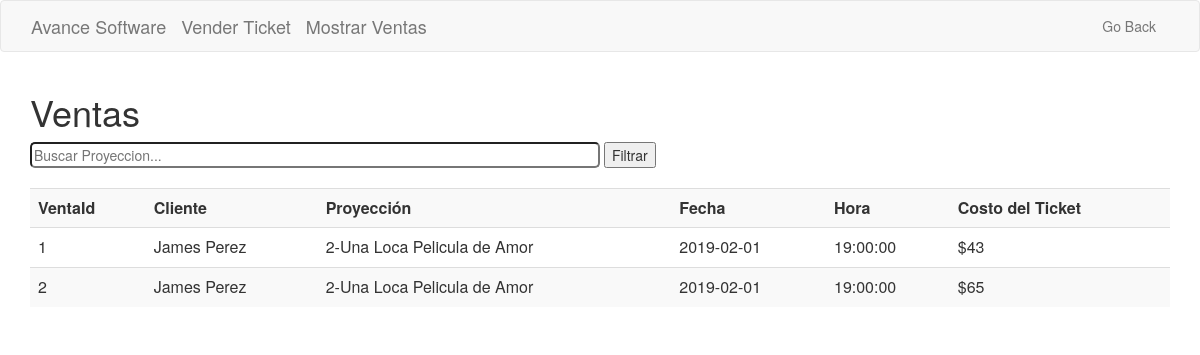
The app's page /frontend/sales_list.php with its own data.
### tables this page shows
CREATE TABLE `viewing` (
  `ViewingID` int(11) NOT NULL AUTO_INCREMENT,
  `CustomerID` int(11) NOT NULL,
  `ShowingID` int(11) NOT NULL,
  `Rating` int(11) NOT NULL,
  `TicketCost` int(11) NOT NULL,
  PRIMARY KEY (`ViewingID`),
  KEY `ShowingID` (`ShowingID`),
  KEY `viewing_ibfk_1` (`CustomerID`),
  CONSTRAINT `viewing_ibfk_1` FOREIGN KEY (`CustomerID`) REFERENCES `customer` (`CustomerID`),
  CONSTRAINT `viewing_ibfk_2` FOREIGN KEY (`ShowingID`) REFERENCES `showing` (`ShowingID`)
);

CREATE TABLE `customer` (
  `CustomerID` int(11) NOT NULL AUTO_INCREMENT,
  `FName` varchar(30) NOT NULL,
  `LName` varchar(30) NOT NULL,
  `Gender` varchar(255) NOT NULL,
  `Email` varchar(255) NOT NULL,
  PRIMARY KEY (`CustomerID`)
);

CREATE TABLE `showing` (
  `ShowingID` int(11) NOT NULL AUTO_INCREMENT,
  `RoomNumber` int(11) NOT NULL,
  `MovieID` int(11) NOT NULL,
  `Date` date DEFAULT NULL,
  `Time` time DEFAULT NULL,
  PRIMARY KEY (`ShowingID`),
  KEY `MovieID` (`MovieID`),
  KEY `RoomNumber` (`RoomNumber`),
  CONSTRAINT `showing_ibfk_1` FOREIGN KEY (`MovieID`) REFERENCES `movie` (`MovieID`),
  CONSTRAINT `showing_ibfk_2` FOREIGN KEY (`RoomNumber`) REFERENCES `theatre` (`RoomNumber`)
);

CREATE TABLE `movie` (
  `MovieID` int(11) NOT NULL AUTO_INCREMENT,
  `MovieName` varchar(50) NOT NULL,
  `ReleaseYear` int(11) NOT NULL,
  PRIMARY KEY (`MovieID`)
);

### frontend/sales_list.php (the view, shortened to what this page needs)
<?php include 'template/header.php' ?>
<h1>Ventas</h1>
<?php
	if(isset($_POST['search'])){
		if(isset($_POST['myInput'])){
		$valueToSearch=$_POST['myInput'];
		$query="select movieId from movie where movieName LIKE '%".$valueToSearch."%'";
		$resul=$mysqli->query($query);
		while($ros = mysqli_fetch_array($resul,MYSQLI_ASSOC)){
			$rel=$ros['movieId'];
		}
		$qry="select * from showing where movieid=".$rel;
		$search_result=filterTable($mysqli,$qry);
	}else{
		$qry="Select * from viewing";
		$search_result=filterTable($mysqli,$qry);
	}
	}else{
		$qry="Select * from viewing";
		$search_result=filterTable($mysqli,$qry);
	}
	function filterTable($mysqli,$qry){
		$filter_result = $mysqli->query($qry);
		return $filter_result;
	}
?>
<form action="" method="post">
	<input type="text" style="width: 50%;border-radius: 5px;" name="myInput" name="valueToSearch" placeholder="Buscar Proyeccion..." title="Buscar Proyeccion">
	<input type="submit" name="search" value="Filtrar">
	<br><br>
	<table class="table table-striped">
	    <tr>
	        <th>VentaId</th>
	        <th>Cliente</th>
	        <th>Proyección</th>
	        <th>Fecha</th>
	        <th>Hora</th>
	        <th>Costo del Ticket</th>
	    </tr>
		<?php while($row = mysqli_fetch_array($search_result, MYSQLI_ASSOC)){ ?>
			<tr>
				<?php $res=$mysqli->query("select * from customer  where customerId='".$row['CustomerID']."'");
					$nombre=mysqli_fetch_array($res,MYSQLI_ASSOC);
					$pro=$mysqli->query("select * from showing where showingId='".$row['ShowingID']."'");
					$proyeccion=mysqli_fetch_array($pro,MYSQLI_ASSOC);
					$movname=$mysqli->query("select * from movie  where movieId='".$proyeccion['MovieID']."'");
					$mov=mysqli_fetch_array($movname,MYSQLI_ASSOC);
				?>
				<td><?php echo $row['ViewingID']; ?></td>
				<td><?php echo $nombre['FName']." ".$nombre['LName']; ?></td>
	            <td><?php echo $proyeccion['ShowingID']."-".$mov['MovieName']; ?></td>
	            <td><?php echo $proyeccion['Date']; ?></td>
	            <td><?php echo $proyeccion['Time']; ?></td>
	            <td><?php echo '$'.$row['TicketCost']; ?></td>
	        </tr>
		<?php } ?>
	</table>
</form>

### records on screen
viewing: ViewingID "1", CustomerID.FName "James", CustomerID.LName "Perez", ShowingID.ShowingID "2", movie.MovieName "Una Loca Pelicula de Amor", ShowingID.Date "2019-02-01", ShowingID.Time "19:00:00", TicketCost "43"
viewing: ViewingID "2", CustomerID.FName "James", CustomerID.LName "Perez", ShowingID.ShowingID "2", movie.MovieName "Una Loca Pelicula de Amor", ShowingID.Date "2019-02-01", ShowingID.Time "19:00:00", TicketCost "65"
